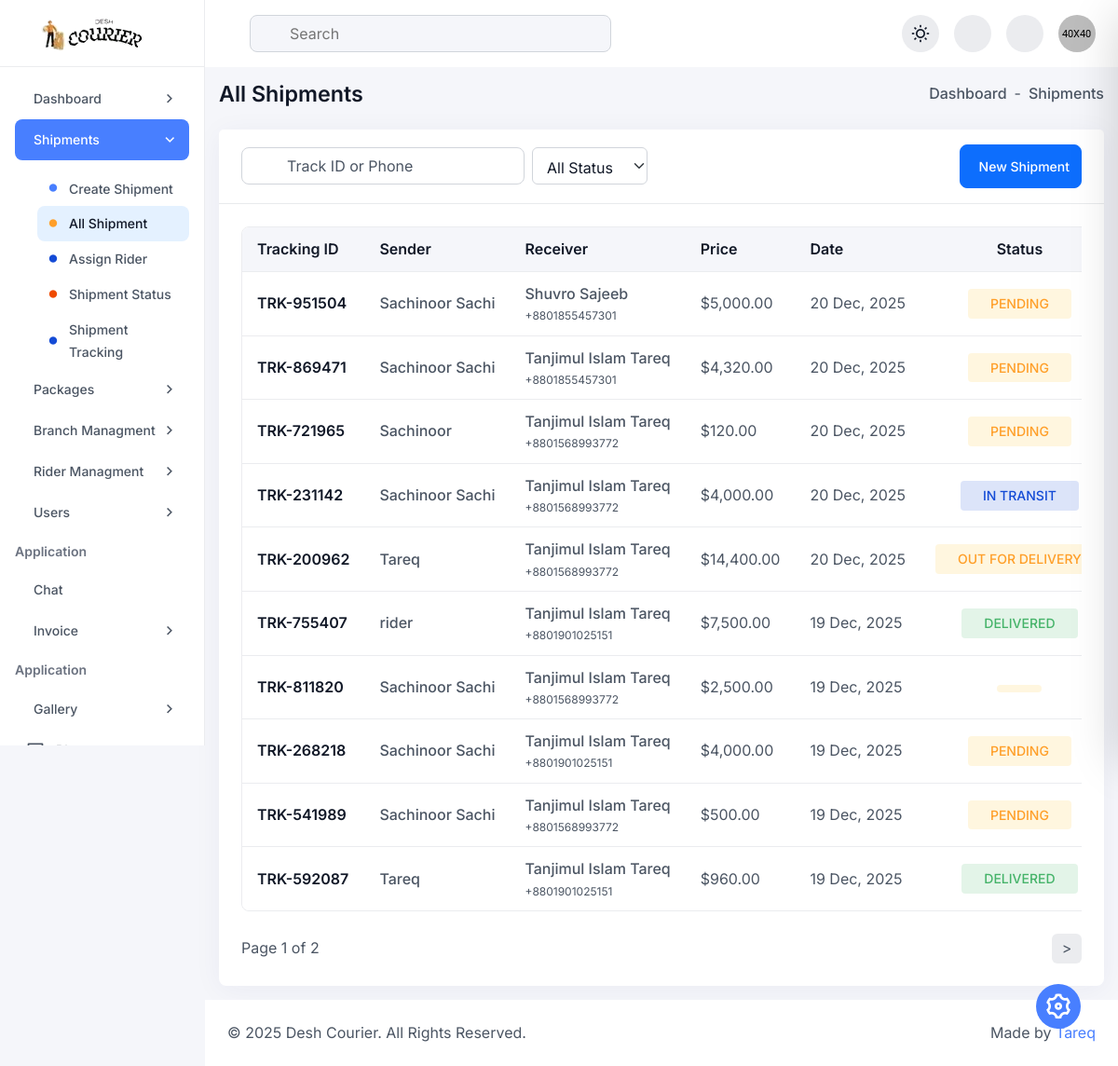
The page /admin/shipment_list.php (signed in) on the database as committed earlier.
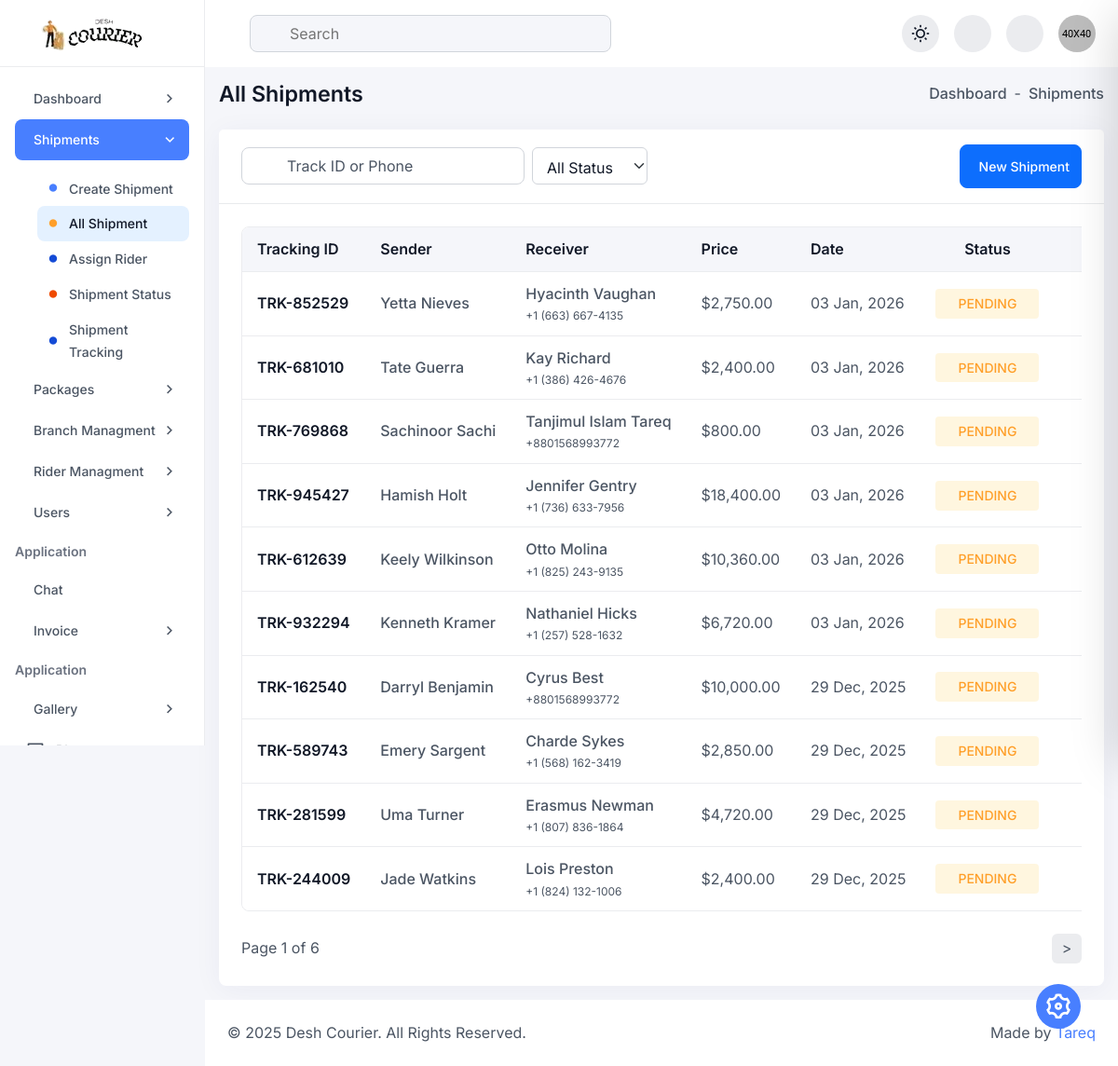
The same page on the database as committed later.
### tables this page shows
CREATE TABLE `parcels` (
  `parcel_id` int(11) NOT NULL,
  `tracking_number` varchar(50) NOT NULL,
  `parcel_type` enum('Parcel','Document') DEFAULT 'Parcel',
  `sender_name` varchar(100) NOT NULL,
  `sender_phone` varchar(20) NOT NULL,
  `sender_address` text NOT NULL,
  `receiver_name` varchar(100) NOT NULL,
  `receiver_phone` varchar(20) NOT NULL,
  `receiver_address` text NOT NULL,
  `weight_kg` decimal(5,2) DEFAULT NULL,
  `delivery_type` enum('standard','express','same_day') DEFAULT 'standard',
  `price` decimal(10,2) NOT NULL,
  `payment_method` varchar(50) DEFAULT 'Cash (Receiver)',
  `current_status` enum('pending','picked_up','in_transit','out_for_delivery','delivered','returned','cancelled') DEFAULT 'pending',
  `assigned_courier_id` int(11) DEFAULT NULL,
  `branch_id` int(11) DEFAULT NULL,
  `created_at` timestamp NOT NULL DEFAULT current_timestamp(),
  `updated_at` timestamp NOT NULL DEFAULT current_timestamp() ON UPDATE current_timestamp(),
  `payment_status` varchar(20) DEFAULT 'Unpaid'
);

### admin/shipment_list.php (the view, shortened to what the changed rows need)
<?php
require 'db.php';
$limit = 10;
$page = isset($_GET['page']) ? (int)$_GET['page'] : 1;
$offset = ($page - 1) * $limit;
$sql = "SELECT * FROM parcels WHERE 1=1";
$params = [];
$count_stmt = $pdo->prepare($sql);
$count_stmt->execute($params);
$total_rows = $count_stmt->rowCount();
$total_pages = ceil($total_rows / $limit);
$sql .= " ORDER BY created_at DESC LIMIT :limit OFFSET :offset";
$stmt = $pdo->prepare($sql);
$stmt->bindValue(':limit', $limit, PDO::PARAM_INT);
$stmt->bindValue(':offset', $offset, PDO::PARAM_INT);
$stmt->execute();
$parcels = $stmt->fetchAll(PDO::FETCH_ASSOC);
include 'inc/header.php';
?>
<div class="dashboard-main-body">
    <div class="card h-100 p-0 radius-12">
        <div class="card-body p-24">
            <div class="table-responsive scroll-sm">
                <table class="table bordered-table sm-table mb-0">
                    <thead>
                        <tr>
                            <th scope="col">Tracking ID</th>
                            <th scope="col">Sender</th>
                            <th scope="col">Receiver</th>
                            <th scope="col">Price</th>
                            <th scope="col">Date</th>
                            <th scope="col" class="text-center">Status</th>
                            <th scope="col" class="text-center">Action</th>
                        </tr>
                    </thead>
                    <tbody>
                        <?php foreach($parcels as $parcel): ?>
                        <tr>
                            <td>
                                <span class="text-md fw-semibold text-primary-light">
                                    <?= htmlspecialchars($parcel['tracking_number']) ?>
                                </span>
                            </td>
                            <td>
                                <div class="d-flex flex-column">
                                    <span class="text-md fw-medium"><?= htmlspecialchars($parcel['sender_name']) ?></span>
                                </div>
                            </td>
                            <td>
                                <div class="d-flex flex-column">
                                    <span class="text-md fw-medium"><?= htmlspecialchars($parcel['receiver_name']) ?></span>
                                    <span class="text-xs text-secondary-light"><?= htmlspecialchars($parcel['receiver_phone']) ?></span>
                                </div>
                            </td>
                            <td>$<?= number_format($parcel['price'], 2) ?></td>
                            <td><?= date('d M, Y', strtotime($parcel['created_at'])) ?></td>
                            <td class="text-center">
                                <?php
                                    $s = $parcel['current_status'];
                                    $badgeClass = 'bg-warning-focus text-warning-main';
                                    if($s == 'delivered') $badgeClass = 'bg-success-focus text-success-main';
                                    if($s == 'in_transit') $badgeClass = 'bg-info-focus text-info-main';
                                ?>
                                <span class="<?= $badgeClass ?> px-24 py-4 radius-4 fw-medium text-sm text-uppercase">
                                    <?= str_replace('_', ' ', $s) ?>
                                </span>
                            </td>
                            <td class="text-center">
                                <div class="d-flex align-items-center gap-10 justify-content-center">
                                    <a href="invoice.php?id=<?= $parcel['parcel_id'] ?>" target="_blank" title="Print Invoice" class="bg-primary-focus text-primary-600 w-32-px h-32-px d-flex justify-content-center align-items-center rounded-circle">
                                    </a>
                                </div>
                            </td>
                        </tr>
                        <?php endforeach; ?>
                    </tbody>
                </table>
            </div>
            <div class="d-flex align-items-center justify-content-between flex-wrap gap-2 mt-24">
                <span>Page <?= $page ?> of <?= $total_pages ?></span>
                <ul class="pagination d-flex flex-wrap align-items-center gap-2 justify-content-center">
                    <?php if($page < $total_pages): ?>
                        <li class="page-item"></li>
                    <?php endif; ?>
                </ul>
            </div>
        </div>
    </div>
</div>
<?php include 'inc/footer.php'; ?>

Rows that differ between the two databases and show on the page:
no longer on this page (row unchanged): parcels: tracking_number "TRK-951504", sender_name "Sachinoor Sachi", receiver_name "Shuvro Sajeeb", receiver_phone "+8801855457301", price "5,000.00", created_at "20 Dec, 2025", current_status "PENDING"
no longer on this page (row unchanged): parcels: tracking_number "TRK-869471", sender_name "Sachinoor Sachi", receiver_name "Tanjimul Islam Tareq", receiver_phone "+8801855457301", price "4,320.00", created_at "20 Dec, 2025", current_status "PENDING"
no longer on this page (row unchanged): parcels: tracking_number "TRK-721965", sender_name "Sachinoor", receiver_name "Tanjimul Islam Tareq", receiver_phone "+8801568993772", price "120.00", created_at "20 Dec, 2025", current_status "PENDING"
no longer on this page (row unchanged): parcels: tracking_number "TRK-231142", sender_name "Sachinoor Sachi", receiver_name "Tanjimul Islam Tareq", receiver_phone "+8801568993772", price "4,000.00", created_at "20 Dec, 2025", current_status "IN TRANSIT"
no longer on this page (row unchanged): parcels: tracking_number "TRK-200962", sender_name "Tareq", receiver_name "Tanjimul Islam Tareq", receiver_phone "+8801568993772", price "14,400.00", created_at "20 Dec, 2025", current_status "OUT FOR DELIVERY"
no longer on this page (row unchanged): parcels: tracking_number "TRK-755407", sender_name "rider", receiver_name "Tanjimul Islam Tareq", receiver_phone "+8801901025151", price "7,500.00", created_at "19 Dec, 2025", current_status "DELIVERED"
no longer on this page (row unchanged): parcels: tracking_number "TRK-811820", sender_name "Sachinoor Sachi", receiver_name "Tanjimul Islam Tareq", receiver_phone "+8801568993772", price "2,500.00", created_at "19 Dec, 2025"
no longer on this page (row unchanged): parcels: tracking_number "TRK-268218", sender_name "Sachinoor Sachi", receiver_name "Tanjimul Islam Tareq", receiver_phone "+8801901025151", price "4,000.00", created_at "19 Dec, 2025", current_status "PENDING"
no longer on this page (row unchanged): parcels: tracking_number "TRK-541989", sender_name "Sachinoor Sachi", receiver_name "Tanjimul Islam Tareq", receiver_phone "+8801568993772", price "500.00", created_at "19 Dec, 2025", current_status "PENDING"
no longer on this page (row unchanged): parcels: tracking_number "TRK-592087", sender_name "Tareq", receiver_name "Tanjimul Islam Tareq", receiver_phone "+8801901025151", price "960.00", created_at "19 Dec, 2025", current_status "DELIVERED"
added parcels: tracking_number "TRK-852529", sender_name "Yetta Nieves", receiver_name "Hyacinth Vaughan", receiver_phone "+1 (663) 667-4135", price "2,750.00", created_at "03 Jan, 2026", current_status "PENDING"
added parcels: tracking_number "TRK-681010", sender_name "Tate Guerra", receiver_name "Kay Richard", receiver_phone "+1 (386) 426-4676", price "2,400.00", created_at "03 Jan, 2026", current_status "PENDING"
added parcels: tracking_number "TRK-769868", sender_name "Sachinoor Sachi", receiver_name "Tanjimul Islam Tareq", receiver_phone "+8801568993772", price "800.00", created_at "03 Jan, 2026", current_status "PENDING"
added parcels: tracking_number "TRK-945427", sender_name "Hamish Holt", receiver_name "Jennifer Gentry", receiver_phone "+1 (736) 633-7956", price "18,400.00", created_at "03 Jan, 2026", current_status "PENDING"
added parcels: tracking_number "TRK-612639", sender_name "Keely Wilkinson", receiver_name "Otto Molina", receiver_phone "+1 (825) 243-9135", price "10,360.00", created_at "03 Jan, 2026", current_status "PENDING"
added parcels: tracking_number "TRK-932294", sender_name "Kenneth Kramer", receiver_name "Nathaniel Hicks", receiver_phone "+1 (257) 528-1632", price "6,720.00", created_at "03 Jan, 2026", current_status "PENDING"
added parcels: tracking_number "TRK-162540", sender_name "Darryl Benjamin", receiver_name "Cyrus Best", receiver_phone "+8801568993772", price "10,000.00", created_at "29 Dec, 2025", current_status "PENDING"
added parcels: tracking_number "TRK-589743", sender_name "Emery Sargent", receiver_name "Charde Sykes", receiver_phone "+1 (568) 162-3419", price "2,850.00", created_at "29 Dec, 2025", current_status "PENDING"
added parcels: tracking_number "TRK-281599", sender_name "Uma Turner", receiver_name "Erasmus Newman", receiver_phone "+1 (807) 836-1864", price "4,720.00", created_at "29 Dec, 2025", current_status "PENDING"
added parcels: tracking_number "TRK-244009", sender_name "Jade Watkins", receiver_name "Lois Preston", receiver_phone "+1 (824) 132-1006", price "2,400.00", created_at "29 Dec, 2025", current_status "PENDING"
Other text that changed with them:
$total_pages: "2" → "6"
